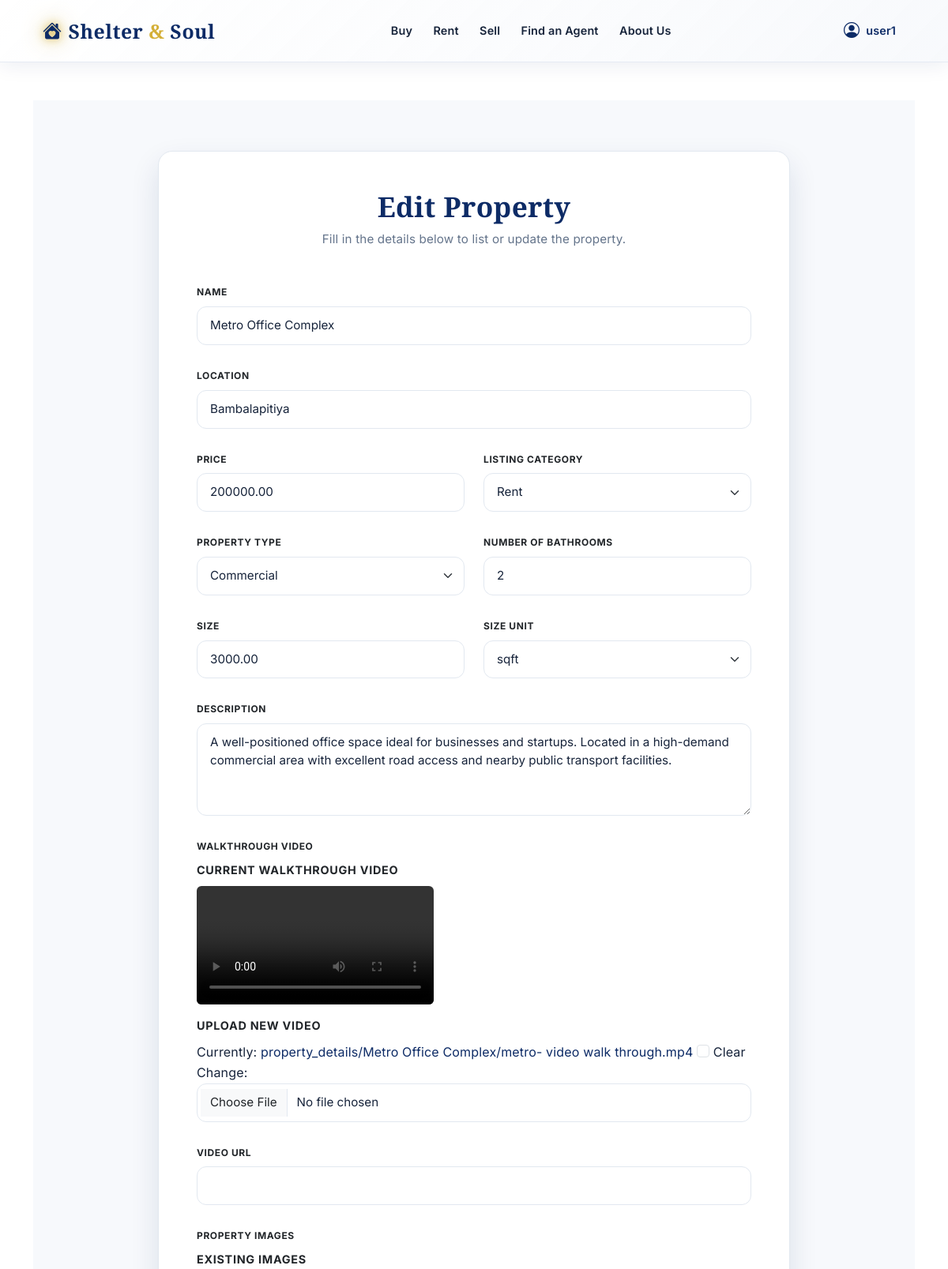
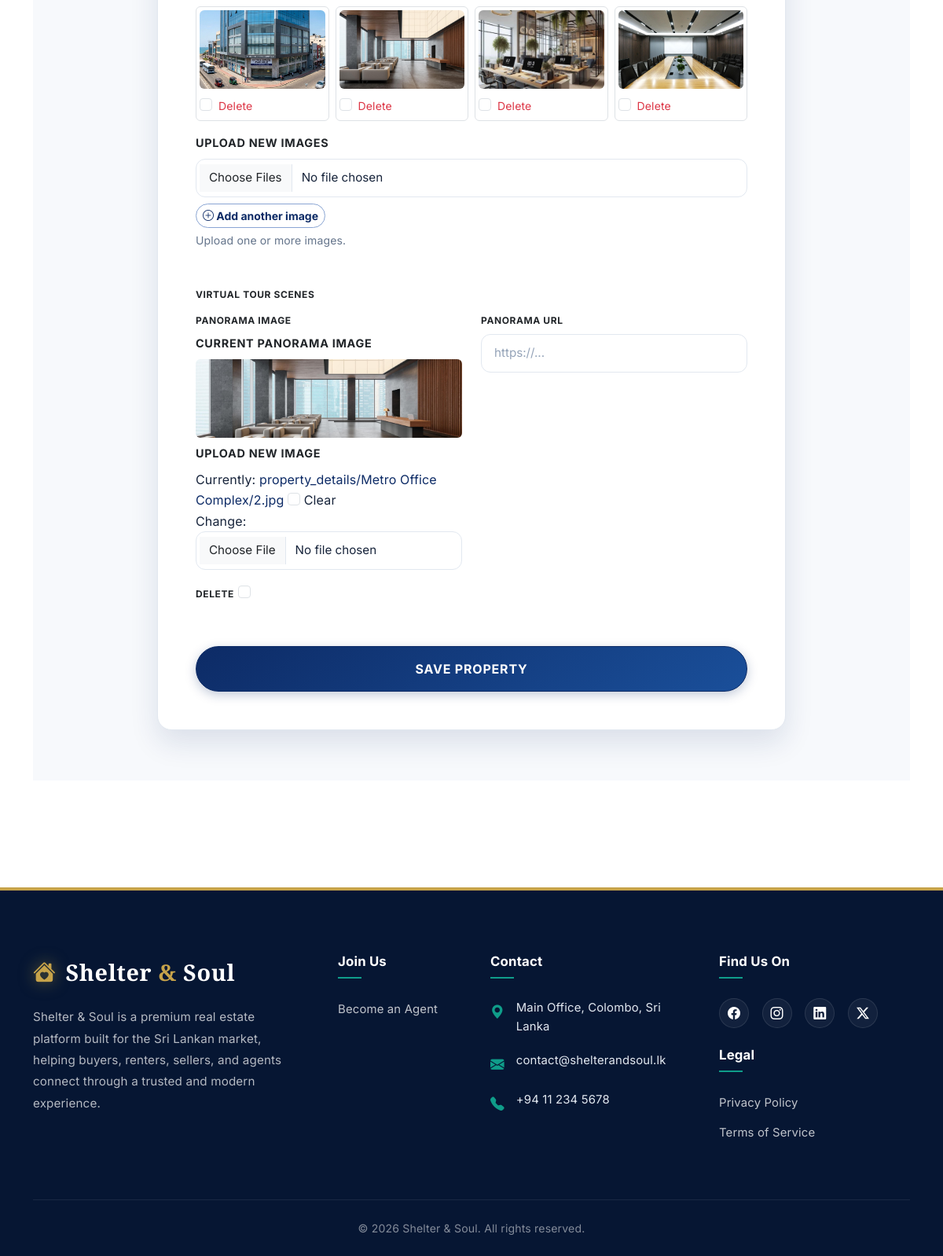
/properties/8/edit/ (signed in), run on the app's committed database (2 pictures, top to bottom).
### listings/models.py (models this page shows, shortened)
class Property(models.Model):
    LISTING_CATEGORIES = [
        ("Sell", "Sell"),
        ("Rent", "Rent"),
    ]
    PROPERTY_TYPES = [
        ("Residential", "Residential"),
        ("Apartment", "Apartment"),
        ("Commercial", "Commercial"),
        ("Land", "Land"),
    ]
    SIZE_UNITS = [
        ("sqft", "sqft"),
        ("acres", "Acres"),
        ("perch", "Perch"),
    ]
    name = models.CharField(max_length=255)
    location = models.CharField(max_length=255)
    price = models.DecimalField(max_digits=10, decimal_places=2)
    listing_category = models.CharField(max_length=20, choices=LISTING_CATEGORIES, default="Sell")
    property_type = models.CharField(
        max_length=100,
        choices=PROPERTY_TYPES,
        default="Residential"
    )
    description = models.TextField()
    number_of_rooms = models.PositiveIntegerField(null=True, blank=True)
    number_of_bathrooms = models.PositiveIntegerField(null=True, blank=True)
    size_sqft = models.DecimalField("Size", max_digits=12, decimal_places=2, null=True, blank=True)
    size_unit = models.CharField(max_length=20, choices=SIZE_UNITS, default="sqft")
    walkthrough_video = models.FileField(upload_to="", null=True, blank=True)
    video_url = models.URLField(blank=True)
    address = models.CharField(max_length=255, blank=True)
    latitude = models.DecimalField(max_digits=9, decimal_places=6, null=True, blank=True)
    longitude = models.DecimalField(max_digits=9, decimal_places=6, null=True, blank=True)
    owner = models.ForeignKey(User, on_delete=models.SET_NULL, null=True, blank=True, related_name="properties")

class PropertyImage(models.Model):
    property = models.ForeignKey(Property, on_delete=models.CASCADE, related_name="images")
    image = models.ImageField(upload_to="")
    uploaded_at = models.DateTimeField(auto_now_add=True)
    class Meta:
        ordering = ["id"]

class VirtualTourScene(models.Model):
    property = models.ForeignKey(Property, on_delete=models.CASCADE, related_name="tour_scenes")
    title = models.CharField(max_length=120)
    scene_key = models.SlugField(max_length=80)
    panorama_image = models.ImageField(upload_to="", null=True, blank=True)
    panorama_url = models.URLField(blank=True)
    sort_order = models.PositiveIntegerField(default=0)
    class Meta:
        ordering = ["sort_order", "id"]
        constraints = [
            models.UniqueConstraint(fields=["property", "scene_key"], name="unique_scene_key_per_property")
        ]

### listings/views.py (the view)
# urls.py: path("properties/<int:pk>/edit/", views.property_update, name="property_update"),
@login_required
def property_update(request, pk):
    property_obj = get_object_or_404(Property.objects.prefetch_related("images"), pk=pk)
    if not (request.user.is_staff or request.user.is_superuser or property_obj.owner == request.user):
        raise PermissionDenied("You can only edit your own properties.")
    if property_obj.owner != request.user and not (request.user.is_staff or request.user.is_superuser):
        raise PermissionDenied("You can only manage virtual tour scenes for your own properties.")
    if request.method == "POST":
        form = PropertyForm(request.POST, request.FILES, instance=property_obj)
        scene_formset = VirtualTourSceneUpdateFormSet(
            request.POST,
            request.FILES,
            instance=property_obj,
            prefix="scenes",
        )
        if form.is_valid() and scene_formset.is_valid():
            property_obj = form.save()
            scene_formset.save()
            images_to_delete = request.POST.getlist('delete_images')
            if images_to_delete:
                PropertyImage.objects.filter(id__in=images_to_delete, property=property_obj).delete()
            for image_file in request.FILES.getlist("image_files"):
                PropertyImage.objects.create(property=property_obj, image=image_file)
            messages.success(request, "Property updated successfully!")
            return redirect("property_detail", pk=property_obj.pk)
        else:
            messages.error(request, "Please correct the errors below.")
    else:
        form = PropertyForm(instance=property_obj)
        scene_formset = VirtualTourSceneUpdateFormSet(instance=property_obj, prefix="scenes")
    return render(
        request,
        "listings/property_form.html",
        {"form": form, "scene_formset": scene_formset, "title": "Edit Property"},
    )

### listings/templates/listings/property_form.html (shortened to what this page needs)
{% extends "listings/base.html" %}
{% block content %}
<div class="property-form-container">
    <div class="property-form-card">
        <div class="property-form-header">
            <h2>{{ title|default:"Property Details" }}</h2>
            <p>Fill in the details below to list or update the property.</p>
        </div>
        <form method="post" enctype="multipart/form-data">
            <div class="row">
                {% for field in form %}
                <div class="col-md-{% if field.name in 'description image_files walkthrough_video video_url name location' %}12{% else %}6{% endif %} mb-4">
                    <label class="form-label fw-bold text-dark" for="{{ field.id_for_label }}">{{ field.label }}</label>
                    {% if field.name == 'image_files' %}
                        {% if form.instance.pk and form.instance.images.all %}
                        <div class="mb-3">
                            <label class="form-label fw-bold text-dark d-block" style="font-size: 0.9rem;">Existing Images</label>
                            <div class="row g-2">
                                {% for img in form.instance.images.all %}
                                <div class="col-6 col-md-4 col-lg-3">
                                    <div class="position-relative border rounded p-1 h-100 d-flex flex-column">
                                        <img src="{{ img.image.url }}" class="img-fluid rounded mb-2" alt="Property Image" style="height: 100px; width: 100%; object-fit: cover;">
                                        <div class="form-check mt-auto">
                                            <input class="form-check-input" type="checkbox" name="delete_images" value="{{ img.id }}" id="delete_img_{{ img.id }}">
                                            <label class="form-check-label small text-danger" for="delete_img_{{ img.id }}">Delete</label>
                                        </div>
                                    </div>
                                </div>
                                {% endfor %}
                            </div>
                        </div>
                        <label class="form-label fw-bold text-dark d-block mt-3" style="font-size: 0.9rem;">Upload New Images</label>
                        {% endif %}
                        <div id="image-upload-container">
                            {{ field }}
                        </div>
                        <button type="button" class="btn btn-outline-primary btn-sm mt-2 fw-bold" onclick="addAnotherImageField()"><i class="bi bi-plus-circle"></i> Add another image</button>
                    {% elif field.name == 'walkthrough_video' %}
                        {% if form.instance.pk and form.instance.walkthrough_video %}
                        <div class="mb-2">
                            <label class="form-label fw-bold text-dark d-block" style="font-size: 0.9rem;">Current Walkthrough Video</label>
                            <video src="{{ form.instance.walkthrough_video.url }}" controls class="img-fluid rounded" style="max-height: 200px; width: auto;"></video>
                        </div>
                        <label class="form-label fw-bold text-dark d-block mt-2" style="font-size: 0.9rem;">Upload New Video</label>
                        {% endif %}
                        {{ field }}
                    {% else %}
                    {{ field }}
                    {% endif %}
                    {% if field.help_text %}
                    <small class="text-muted d-block mt-1">{{ field.help_text }}</small>
                    {% endif %}
                </div>
                {% endfor %}
            </div>
            <label class="form-label fw-bold text-dark mt-4 d-block text-uppercase">Virtual Tour Scenes</label>
            {% for scene_form in scene_formset %}
            <div class="row mb-2">
                {% for field in scene_form %}
                {% if not field.is_hidden %}
                <div class="col-md-6 mb-3">
                    <label class="form-label fw-bold text-dark" for="{{ field.id_for_label }}">{{ field.label }}</label>
                    {% if field.name == 'panorama_image' and scene_form.instance.pk and scene_form.instance.panorama_image %}
                        <div class="mb-2">
                            <label class="form-label fw-bold text-dark d-block" style="font-size: 0.9rem;">Current Panorama Image</label>
                            <img src="{{ scene_form.instance.panorama_image.url }}" class="img-fluid rounded" alt="Panorama Image" style="height: 100px; width: 100%; object-fit: cover;">
                        </div>
                        <label class="form-label fw-bold text-dark d-block mt-2" style="font-size: 0.9rem;">Upload New Image</label>
                        {{ field }}
                    {% else %}
                        {{ field }}
                    {% endif %}
                </div>
                {% else %}
                    {{ field }}
                {% endif %}
                {% endfor %}
            </div>
            {% endfor %}
            <button type="submit" class="btn btn-primary w-100 py-3 mt-4 rounded-pill fw-bold text-uppercase" style="letter-spacing: 0.05em;">Save Property</button>
        </form>
    </div>
</div>
{% endblock %}

### listings/templates/listings/base.html (shortened to what this page needs)
<!DOCTYPE html>
<html lang="en">
<head>
    <link href="https://cdn.jsdelivr.net/npm/bootstrap@5.3.2/dist/css/bootstrap.min.css" rel="stylesheet">
    <link rel="stylesheet" href="https://cdn.jsdelivr.net/npm/bootstrap-icons@1.11.1/font/bootstrap-icons.css">
</head>
<body>
    <nav id="mainNavbar"
        class="navbar navbar-expand-lg {% if request.resolver_match.url_name == 'home' %}navbar-home navbar-dark{% else %}navbar-light navbar-glass sticky-top{% endif %}">
        <div class="container-xl px-4">
            <a class="navbar-brand d-flex align-items-center gap-2" href="{% url 'home' %}">
                <span class="navbar-brand-icon-glow" aria-hidden="true"><i class="bi bi-house-heart-fill fs-4"></i></span>
                <span>Shelter <span style="color:#D4AF37;">&amp;</span> Soul</span>
            </a>
            <div class="collapse navbar-collapse" id="navbarNav">
                <ul class="navbar-nav mx-auto mb-2 mb-lg-0">
                    <li class="nav-item">
                        <a class="nav-link {% if request.resolver_match.url_name == 'property_list' and request.GET.type == 'buy' %}active{% endif %}"
                            href="{% url 'property_list' %}?type=buy">Buy</a>
                    </li>
                    <li class="nav-item">
                        <a class="nav-link {% if request.resolver_match.url_name == 'property_list' and request.GET.type == 'rent' %}active{% endif %}"
                            href="{% url 'property_list' %}?type=rent">Rent</a>
                    </li>
                    <li class="nav-item">
                        <a class="nav-link {% if request.resolver_match.url_name == 'sell' %}active{% endif %}"
                            href="{% url 'sell' %}">Sell</a>
                    </li>
                    <li class="nav-item">
                        <a class="nav-link {% if request.resolver_match.url_name == 'find_agent' %}active{% endif %}"
                            href="{% url 'find_agent' %}">Find an Agent</a>
                    </li>
                    <li class="nav-item">
                        <a class="nav-link {% if request.resolver_match.url_name == 'about' %}active{% endif %}"
                            href="{% url 'about' %}">About Us</a>
                    </li>
                </ul>
                <ul class="navbar-nav align-items-center gap-1">
                    {% if user.is_authenticated %}
                    <li class="nav-item dropdown">
                        <a class="nav-link dropdown-toggle d-flex align-items-center gap-2 fw-semibold {% if request.resolver_match.url_name != 'home' %}text-primary{% else %}text-white{% endif %}"
                            href="#" id="profileDropdown" role="button" data-bs-toggle="dropdown" aria-expanded="false"
                            aria-label="My profile menu">
                            <i class="bi bi-person-circle fs-5 flex-shrink-0"></i>
                            <span class="nav-user-name d-none d-md-inline">{{ user.get_full_name|default:user.username }}</span>
                        </a>
                    </li>
                    {% endif %}
                </ul>
            </div>
        </div>
    </nav>
    <main class="{% block main_class %}container my-5{% endblock %}">
        {% block content %}{% endblock %}
    </main>
    <footer class="footer">
        <div class="container">
            <div class="row g-5">
                <div class="col-lg-4 col-md-6">
                    <a href="{% url 'home' %}" class="footer-logo">
                        <i class="bi bi-house-heart-fill"></i>
                        <span>Shelter <span>&amp;</span> Soul</span>
                    </a>
                    <p class="footer-text mt-3">
                        Shelter & Soul is a premium real estate platform built for the Sri Lankan market, helping buyers, renters, sellers, and agents connect through a trusted and modern experience.
                    </p>
                </div>
                <div class="col-lg-2 col-md-6">
                    <h5 class="footer-heading">Join Us</h5>
                    <ul class="footer-link-group">
                        <li><a href="mailto:contact@shelterandsoul.lk">Become an Agent</a></li>
                    </ul>
                </div>
                <div class="col-lg-3 col-md-6">
                    <h5 class="footer-heading">Contact</h5>
                    <div class="footer-contact-item">
                        <i class="bi bi-geo-alt-fill"></i>
                        <span>Main Office, Colombo, Sri Lanka</span>
                    </div>
                    <div class="footer-contact-item">
                        <i class="bi bi-envelope-fill"></i>
                        <span>contact@shelterandsoul.lk</span>
                    </div>
                    <div class="footer-contact-item">
                        <i class="bi bi-telephone-fill"></i>
                        <span>+94 11 234 5678</span>
                    </div>
                </div>
                <div class="col-lg-3 col-md-6">
                    <h5 class="footer-heading">Find Us On</h5>
                    <div class="social-icons mb-4">
                        <a href="#" class="social-link" title="Facebook"><i class="bi bi-facebook"></i></a>
                        <a href="#" class="social-link" title="Instagram"><i class="bi bi-instagram"></i></a>
                        <a href="#" class="social-link" title="LinkedIn"><i class="bi bi-linkedin"></i></a>
                        <a href="#" class="social-link" title="Twitter/X"><i class="bi bi-twitter-x"></i></a>
                    </div>
                    <h5 class="footer-heading">Legal</h5>
                    <ul class="footer-link-group">
                        <li><a href="#">Privacy Policy</a></li>
                        <li><a href="#">Terms of Service</a></li>
                    </ul>
                </div>
            </div>
            <div class="footer-bottom">
                <div class="row align-items-center">
                    <div class="col-md-12 text-center">
                        <p class="footer-bottom-text">&copy; 2026 Shelter &amp; Soul. All rights reserved.</p>
                    </div>
                </div>
            </div>
        </div>
    </footer>
</body>
</html>

### data on the page
Property: form "Metro Office Complex" "Bambalapitiya" "200000.00" "Rent" "Commercial" "2" "3000.00" "sqft" "A well-positioned office space ideal for businesses and startups. Located in a high-demand commercial area with excellent road access and nearby public transport facilities."
PropertyImage: image (picture)
PropertyImage: image (picture)
PropertyImage: image (picture)
PropertyImage: image (picture)
VirtualTourScene: instance.panorama_image (picture)

### other printed values
{{ user.get_full_name|default:user.username }} "user1"
{{ title|default:"Property Details" }} "Edit Property"
{{ field.label }} "NAME" "LOCATION" "PRICE" "LISTING CATEGORY" "PROPERTY TYPE" "NUMBER OF BATHROOMS" "SIZE" "SIZE UNIT" "DESCRIPTION" "WALKTHROUGH VIDEO" "VIDEO URL" "PROPERTY IMAGES"
{{ field.help_text }} "Upload one or more images."
{{ field.label }} "PANORAMA IMAGE" "PANORAMA URL" "DELETE"
